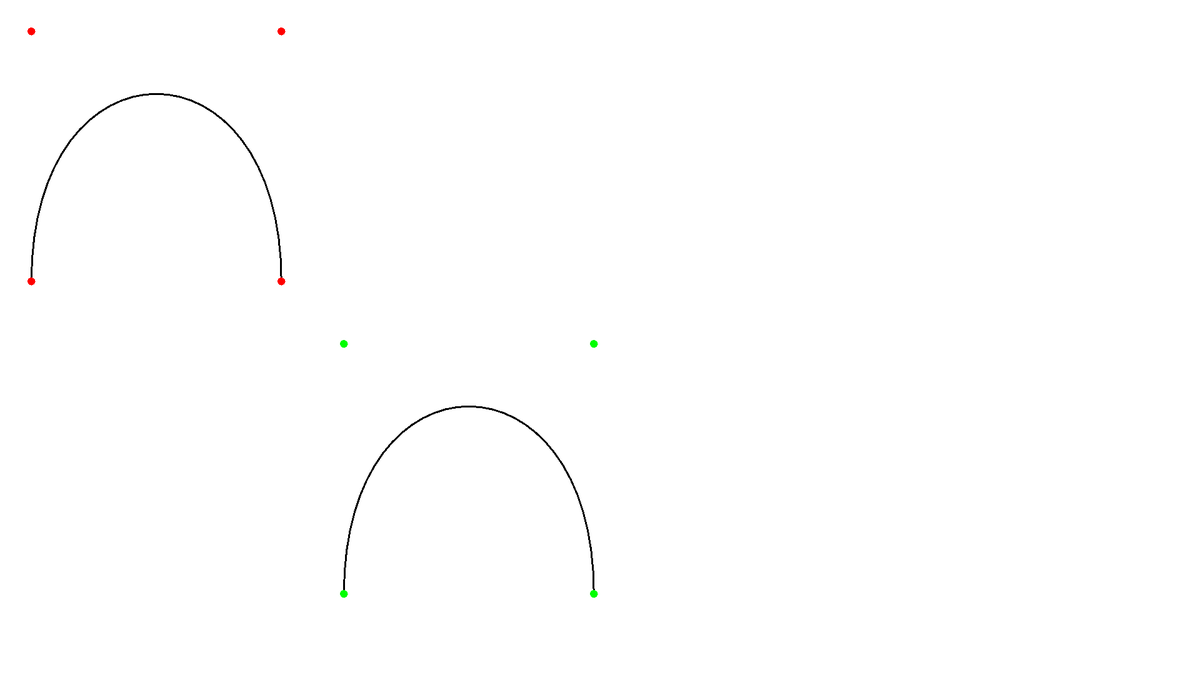
Frame 1 (no input)
Frame 60 (the mouse pressed at the canvas centre just before this capture): identical to frame 1, image omitted
Frame 120 (the mouse held since frame 60 and released just before this capture): identical to frame 1, image omitted

The Processing sketch that drew this single still picture (run headless with seeded random() and noise(); from frame 60 on, the mouse is pressed at the canvas centre):

// Processing sketch: BezierClass
// ── BezierClass.pde
BezierC a = new BezierC(50,450,50,50,450,50,450,450);
BezierC b = new BezierC(550,950,550,550,950,550,950,950);
void setup() {
  size(1920, 1080);
  background(255);
  noSmooth();

  strokeWeight(3);
  translate(100,500);
  
  a.setColour(255,0,0);
  b.setColour(0,255,0);
}
  //c[0][0] = 50; //BL
  //c[1][0] = 450;
  //c[0][1] = 50; //TL
  //c[1][1] = 50;
  //c[0][2] = 450; //TR
  //c[1][2] = 50;
  //c[0][3] = 450; //BR
  //c[1][3] = 450;
boolean spacePressed = false;
void draw() {
 
  a.update();
  b.update();
}

// ── BezierC.pde
public class BezierC {
  int c[][]=new int[2][4];
  int red, green, blue;
  boolean tempA = true;
  int posX=0;
  int posY=0;
  int xyGroup = 0;
  float t =0.0;
  float prevX[] =new float[3];
  float prevY[] =new float[3];
  float prevX2[] = new float[2];
  float prevY2[] = new float[2];
  float prevPrevX[] = new float[3];
  float prevPrevY[] = new float[3];
  float prevPrevX2[] = new float[2];
  float prevPrevY2[] = new float[2];
  float prevX3 =0;
  float prevY3 = 0;
  BezierC(int x1, int y1, int x2, int y2, int x3, int y3, int x4, int y4) {
    c[0][0] = x1; //BL
    c[1][0] = y1;
    c[0][1] = x2; //TL
    c[1][1] = y2;
    c[0][2] = x3; //TR
    c[1][2] = y3;
    c[0][3] = x4; //BR
    c[1][3] = y4;
  }
  void setColour(int r, int g, int b) {
    red=r;
    green=g;
    blue=b;
  }
  void update() {
    if (!spacePressed) {
      int D = 10;
      if (mousePressed) {
        if (tempA) {
          for (int i=0; i<4; i++) {
            if (abs(c[0][i]-mouseX)<10&&abs(c[1][i]-mouseY)<10) {
              posX=mouseX;
              posY=mouseY;
              tempA = false;
              xyGroup = i;
              background(255);
              bezier(c[0][0], c[1][0], c[0][1], c[1][1], c[0][2], c[1][2], c[0][3], c[1][3]);
              fill(red,green,blue);
              stroke(red,green,blue);
              ellipse(c[0][0], c[1][0], D, D);
              ellipse(c[0][1], c[1][1], D, D);
              ellipse(c[0][2], c[1][2], D, D);
              ellipse(c[0][3], c[1][3], D, D);
              t=0;
              break;
            }
          }
        } else {
          //erase
          //255 is white
          stroke(255);
          fill(255);
          bezier(c[0][0], c[1][0], c[0][1], c[1][1], c[0][2], c[1][2], c[0][3], c[1][3]);
          ellipse(c[0][xyGroup], c[1][xyGroup], D, D);
          c[0][xyGroup]=mouseX;
          c[1][xyGroup]=mouseY;
          //draw
          stroke(0);
          bezier(c[0][0], c[1][0], c[0][1], c[1][1], c[0][2], c[1][2], c[0][3], c[1][3]);
          stroke(red,green,blue);
          fill(red,green,blue);
          ellipse(c[0][xyGroup], c[1][xyGroup], D, D);
          stroke(0);
        }
      } else {
        boolean onCircle = false;
        for (int i=0; i<4; i++) {
          if (abs(c[0][i]-mouseX)<10&&abs(c[1][i]-mouseY)<10) {
            onCircle=true;
            break;
          }
          onCircle=false;
        }
        if (onCircle) {
          cursor(HAND);
        } else {
          cursor(ARROW);
        }
        tempA=true;

        stroke(0);
        fill(0);
        fill(255, 0);
        bezier(c[0][0], c[1][0], c[0][1], c[1][1], c[0][2], c[1][2], c[0][3], c[1][3]);
        stroke(red,green,blue);
        fill(red,green,blue);
        ellipse(c[0][0], c[1][0], D, D);
        ellipse(c[0][1], c[1][1], D, D);
        ellipse(c[0][2], c[1][2], D, D);
        ellipse(c[0][3], c[1][3], D, D);
        noStroke();
        fill(148, 0, 211);
        fill(255);
        stroke(0);
      }
    }
  }
}
